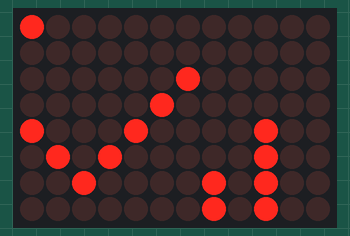
Simulated run of this sketch. Board: Arduino Uno R4 WiFi. Parts: 12×8 LED matrix. WiFi joins after 1.5 s; servers stay silent unless stated; what the sketch prints to the serial monitor is not drawn.

Above: at 1.6 s.
At 3.45 s:
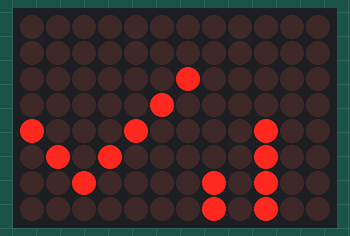

The sketch:

wifi_matrix_status.ino
```cpp
#include <Arduino_LED_Matrix.h>
#include <WiFiS3.h>

#include "arduino_secrets.h"

constexpr uint8_t ROWS = 8;
constexpr uint8_t COLUMNS = 12;
constexpr unsigned long CONNECT_TIMEOUT_MS = 15000;
constexpr unsigned long RETRY_DELAY_MS = 3000;
constexpr unsigned long STATUS_REFRESH_MS = 500;

ArduinoLEDMatrix matrix;
uint8_t frame[ROWS][COLUMNS] = {};

void clearFrame() {
  memset(frame, 0, sizeof(frame));
}

void setPixel(int x, int y, bool on = true) {
  if (x >= 0 && x < COLUMNS && y >= 0 && y < ROWS) {
    frame[y][x] = on ? 1 : 0;
  }
}

void showFrame() {
  matrix.renderBitmap(frame, ROWS, COLUMNS);
}

void showConnecting(uint8_t step) {
  static const int8_t spinner[][2] = {
    {5, 0}, {7, 1}, {9, 2}, {10, 4}, {9, 6}, {7, 7},
    {5, 7}, {3, 6}, {1, 5}, {1, 3}, {2, 1}, {4, 0}
  };
  constexpr uint8_t pointCount = sizeof(spinner) / sizeof(spinner[0]);

  clearFrame();
  for (uint8_t trail = 0; trail < 4; ++trail) {
    const uint8_t index = (step + pointCount - trail) % pointCount;
    setPixel(spinner[index][0], spinner[index][1]);
  }
  showFrame();
}

void showConnected(long rssi, bool heartbeat) {
  clearFrame();

  // Check mark on the left.
  setPixel(0, 4);
  setPixel(1, 5);
  setPixel(2, 6);
  setPixel(3, 5);
  setPixel(4, 4);
  setPixel(5, 3);
  setPixel(6, 2);

  // Signal-strength bars on the right.
  const uint8_t bars = rssi >= -55 ? 3 : (rssi >= -70 ? 2 : 1);
  const uint8_t heights[] = {2, 4, 6};
  const uint8_t xPositions[] = {7, 9, 11};
  for (uint8_t bar = 0; bar < bars; ++bar) {
    for (uint8_t height = 0; height < heights[bar]; ++height) {
      setPixel(xPositions[bar], 7 - height);
    }
  }

  // A slow heartbeat shows that the sketch is still running.
  setPixel(0, 0, heartbeat);
  showFrame();
}

void showFailure() {
  clearFrame();
  for (uint8_t i = 1; i < 7; ++i) {
    setPixel(i + 2, i);
    setPixel(10 - i, i);
  }
  showFrame();
}

bool connectToHotspot() {
  Serial.print(F("Forbinder til hotspot: "));
  Serial.println(SECRET_SSID);

  WiFi.begin(SECRET_SSID, SECRET_PASS);
  const unsigned long startedAt = millis();
  uint8_t animationStep = 0;

  while (WiFi.status() != WL_CONNECTED &&
         millis() - startedAt < CONNECT_TIMEOUT_MS) {
    showConnecting(animationStep++);
    delay(120);
  }

  if (WiFi.status() != WL_CONNECTED) {
    Serial.println(F("Forbindelsen mislykkedes; proever igen om lidt."));
    showFailure();
    WiFi.disconnect();
    delay(RETRY_DELAY_MS);
    return false;
  }

  Serial.println(F("Wi-Fi forbundet."));
  Serial.print(F("IP-adresse: "));
  Serial.println(WiFi.localIP());
  Serial.print(F("Signalstyrke: "));
  Serial.print(WiFi.RSSI());
  Serial.println(F(" dBm"));

  showConnected(WiFi.RSSI(), true);
  delay(1200);
  return true;
}

void setup() {
  Serial.begin(115200);
  matrix.begin();
  clearFrame();
  showFrame();

  if (WiFi.status() == WL_NO_MODULE) {
    Serial.println(F("Wi-Fi-modulet svarer ikke."));
    while (true) {
      showFailure();
      delay(500);
      clearFrame();
      showFrame();
      delay(500);
    }
  }

  connectToHotspot();
}

void loop() {
  static unsigned long lastRefresh = 0;
  static bool heartbeat = false;

  if (WiFi.status() != WL_CONNECTED) {
    connectToHotspot();
    return;
  }

  if (millis() - lastRefresh >= STATUS_REFRESH_MS) {
    lastRefresh = millis();
    heartbeat = !heartbeat;
    showConnected(WiFi.RSSI(), heartbeat);
  }
}
```

arduino_secrets.example.h
```cpp
#pragma once

// Copy this file to arduino_secrets.h and enter the hotspot credentials.
// arduino_secrets.h is ignored by Git and must never be committed.
#define SECRET_SSID "your-hotspot-name"
#define SECRET_PASS "your-hotspot-password"
```

Measured:
- what the display in image 0 shows lasts 1.7 s, from 1.5 s to 3.2 s
- what the display in image 1 shows lasts 0.5 s, from 3.2 s to 3.7 s
